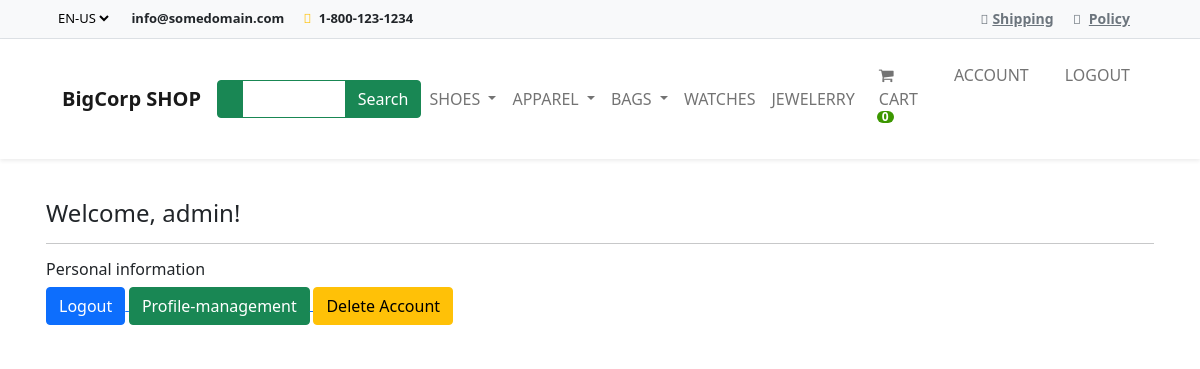
Page /account/dashboard/ (signed in) on the committed database.
### shop/models.py (models this page shows, shortened)
class Category(models.Model):
    name = models.CharField(max_length=200, verbose_name='Категория')
    parent = models.ForeignKey(
        'self', on_delete=models.CASCADE, blank=True, related_name='children', null=True
    )
    slug = models.SlugField(max_length=200, unique=True, null=False, editable=True, verbose_name='Ссылка')
    created_at = models.DateTimeField(auto_now_add=True, verbose_name='Дата создания')
    class Meta:
        verbose_name = 'Категория'
        verbose_name_plural = 'Категории'
        unique_together = ('slug', 'parent')
    def get_absolute_url(self):
        return reverse('shop:category_list', args=(self.slug,))

### account/views.py (the view)
# urls.py: path('dashboard/', dashboard_view, name='dashboard'),
@login_required(login_url='account:login')
def dashboard_view(request):
    return render(request, 'account/dashboard/dashboard.html')

### cart/cart.py (called while the page is built)
    def __len__(self):
        return sum(item['quantity'] for item in self.cart.values())

### cart/context_processors.py (called while the page is built)
def cart(request):
    return {'cart': Cart(request)}

### shop/context_processors.py (called while the page is built)
def categories(request):
    categories = Category.objects.filter(parent=None)
    return {'categories': categories}

### account/templates/account/dashboard/dashboard.html
{%  extends "base.html" %}
{% load static %}
{% block content %}
    <br>
    <div class="container bg-white shadow-md p-3">
        <h4>Welcome, {{ user.username }}!</h4>
        <hr>
        <h6>Personal information</h6>
        <a href="{% url 'account:logout' %}">
        <button class="btn btn-primary">
            Logout
            </button>
        </a>
        <a href="{% url 'account:profile_management' %}">
            <button class="btn btn-success">
                Profile-management
                </button>
            </a>
            <a href="{% url 'account:delete_user' %}">
                <button class="btn btn-warning">
                    Delete Account
                    </button>
                </a>
    </div>
{% endblock %}

### shop/templates/base.html (shortened to what this page needs)
{% load static %}
<!DOCTYPE html>
<html>
  <head >
    <link
      rel="stylesheet"
      href="https://bootswatch.com/5/flatly/bootstrap.min.css"
    />
    <link
      rel="stylesheet"
      href="https://cdnjs.cloudflare.com/ajax/libs/font-awesome/4.7.0/css/font-awesome.min.css"
    />
    <link
      href="https://cdn.jsdelivr.net/npm/bootstrap@5.1.3/dist/css/bootstrap.min.css"
      rel="stylesheet"
    />
  </head>
  <body>
    <div class="superNav border-bottom py-2 bg-light">
      <div class="container">
        <div class="row">
          <div class="col-lg-6 col-md-6 col-sm-12 col-xs-12 centerOnMobile">
            <select class="me-3 border-0 bg-light">
              <option value="en-us">EN-US</option>
            </select>
            <span
              class="d-none d-lg-inline-block d-md-inline-block d-sm-inline-block d-xs-none me-3"
              ><strong>info@somedomain.com</strong></span
            >
            <span class="me-3"
              ><i class="fa-solid fa-phone me-1 text-warning"></i>
              <strong>1-800-123-1234</strong></span
            >
          </div>
          <div
            class="col-lg-6 col-md-6 col-sm-12 col-xs-12 d-none d-lg-block d-md-block-d-sm-block d-xs-none text-end"
          >
            <span class="me-3"
              ><i class="fa-solid fa-truck text-muted me-1"></i
              ><a class="text-muted" href="#">Shipping</a></span
            >
            <span class="me-3"
              ><i class="fa-solid fa-file text-muted me-2"></i
              ><a class="text-muted" href="#">Policy</a></span
            >
          </div>
        </div>
      </div>
    </div>
    <nav
      class="navbar navbar-expand-lg bg-white sticky-top navbar-light p-3 shadow-sm "
    >
      <div class="container">
        <a class="navbar-brand" href="{% url 'shop:products' %}"
          >
          <strong>BigCorp SHOP</strong></a
        >
        <div class="collapse navbar-collapse" id="navbarNavDropdown">
          <div class="ms-auto d-none d-lg-block">
            <div class="input-group">
              <span
                class="border-success input-group-text bg-success text-white"
                ></span>
              <input
                type="text"
                class="form-control border-success"
                style="color: #7a7a7a"
              />
              <button class="btn btn-success text-white">Search</button>
            </div>
          </div>
          <ul class="navbar-nav ms-auto">
            {% for i in categories %}
            {% if not i.children.all %}
              <li class="nav-item">
                <a class="nav-link" href="{{i.get_absolute_url}}">{{i.name|upper }}</a>
              </li>
            {% else %}
              <li class="nav-item dropdown">
                <a
                  class="nav-link dropdown-toggle"
                  href="{{i.get_absolute_url}}"
                  id="navbarDropdownMenuLink"
                  data-toggle="dropdown"
                  aria-haspopup="true"
                  aria-expanded="false"
                >
                {{i.name|upper}}
              </a>
            </li>
            {% endif %} {% endfor %}
          </ul>
          <ul class="navbar-nav ms-auto">
            <li class="nav-item">
              <a class="nav-link mx-2 text-uppercase" href="{% url 'cart:cart_view' %}"
                > <i class="fa fa-shopping-cart" aria-hidden="true"> </i> Cart
                <span id="lblCartCount" class="badge badge-warning ">
                  {% with cart_quantity=cart|length %}
                    {% if cart_quantity > 0 %}
                      {{ cart_quantity }}
                    {% else %}
                      0
                    {% endif %}
                  {% endwith %}
                </span>
              </a
              >
            </li>
            {% if user.is_authenticated %}
            <li class="nav-item">
              <a class="nav-link mx-2 text-uppercase" href="{% url 'account:profile_management' %}"
                > Account</a>
            </li>
            <li class="nav-item">
              <a class="nav-link mx-2 text-uppercase" href="{% url 'account:logout' %}"
                > Logout</a>
            </li>
            {% endif %}
          </ul>
        </div>
      </div>
    </nav>
    {% block content %}
    {% endblock %}
  </body>
</html>

### shop/templates/base.html (style rules this page uses)
.badge { padding-left: 9px; padding-right: 9px; -webkit-border-radius: 9px; -moz-border-radius: 9px; border-radius: 9px; }
#lblCartCount { font-size: 12px; background: #3c9700; color: #fff; padding: 0 5px; vertical-align: top; margin-left: -2px; }
a { font-size: 14px; font-weight: 700; }
.superNav { font-size: 13px; }
.form-control { outline: none !important; box-shadow: none !important; }

### rows in the picture
Category: name "SHOES"
Category: name "APPAREL"
Category: name "BAGS"
Category: name "WATCHES"
Category: name "JEWELERRY"

### other values in the picture
{{ user.username }} "admin"
